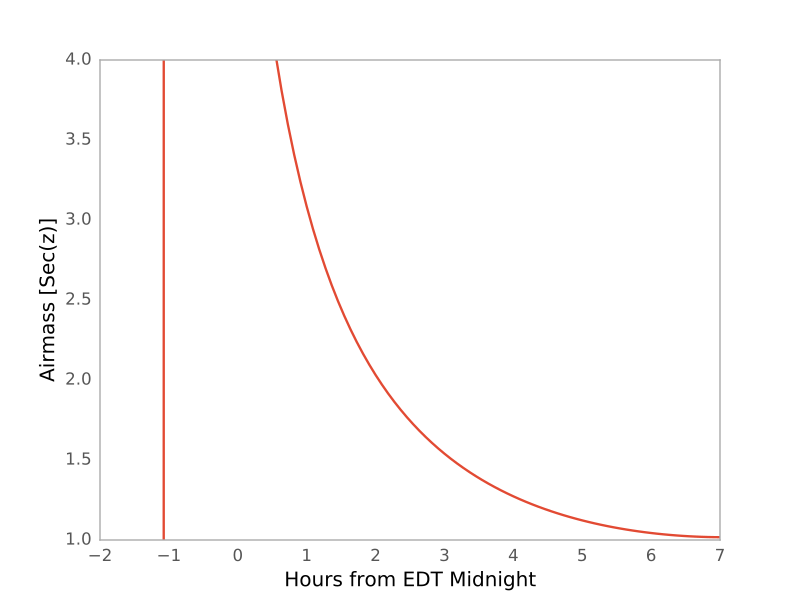

Generate this figure with Python:
import numpy as np
import matplotlib.pyplot as plt
from astropy import units as u
from astropy.time import Time
from astropy.coordinates import SkyCoord, EarthLocation, AltAz

#supress the warning about vector transforms so as not to clutter the doc build log
import warnings
warnings.filterwarnings('ignore',module='astropy.coordinates.baseframe')

m33 = SkyCoord(ra=23.4621*u.deg, dec=30.6599417*u.deg) # same as SkyCoord.from_name('M33'): use the explicit coordinates to allow building doc plots w/o internet
bear_mountain = EarthLocation(lat=41.3*u.deg, lon=-74*u.deg, height=390*u.m)
utcoffset = -4*u.hour  # Eastern Daylight Time
midnight = Time('2012-7-13 00:00:00') - utcoffset
delta_midnight = np.linspace(-2, 7, 100)*u.hour
m33altazs = m33.transform_to(AltAz(obstime=midnight+delta_midnight, location=bear_mountain))

plt.plot(delta_midnight, m33altazs.secz)
plt.xlim(-2, 7)
plt.ylim(1, 4)
plt.xlabel('Hours from EDT Midnight')
plt.ylabel('Airmass [Sec(z)]')
